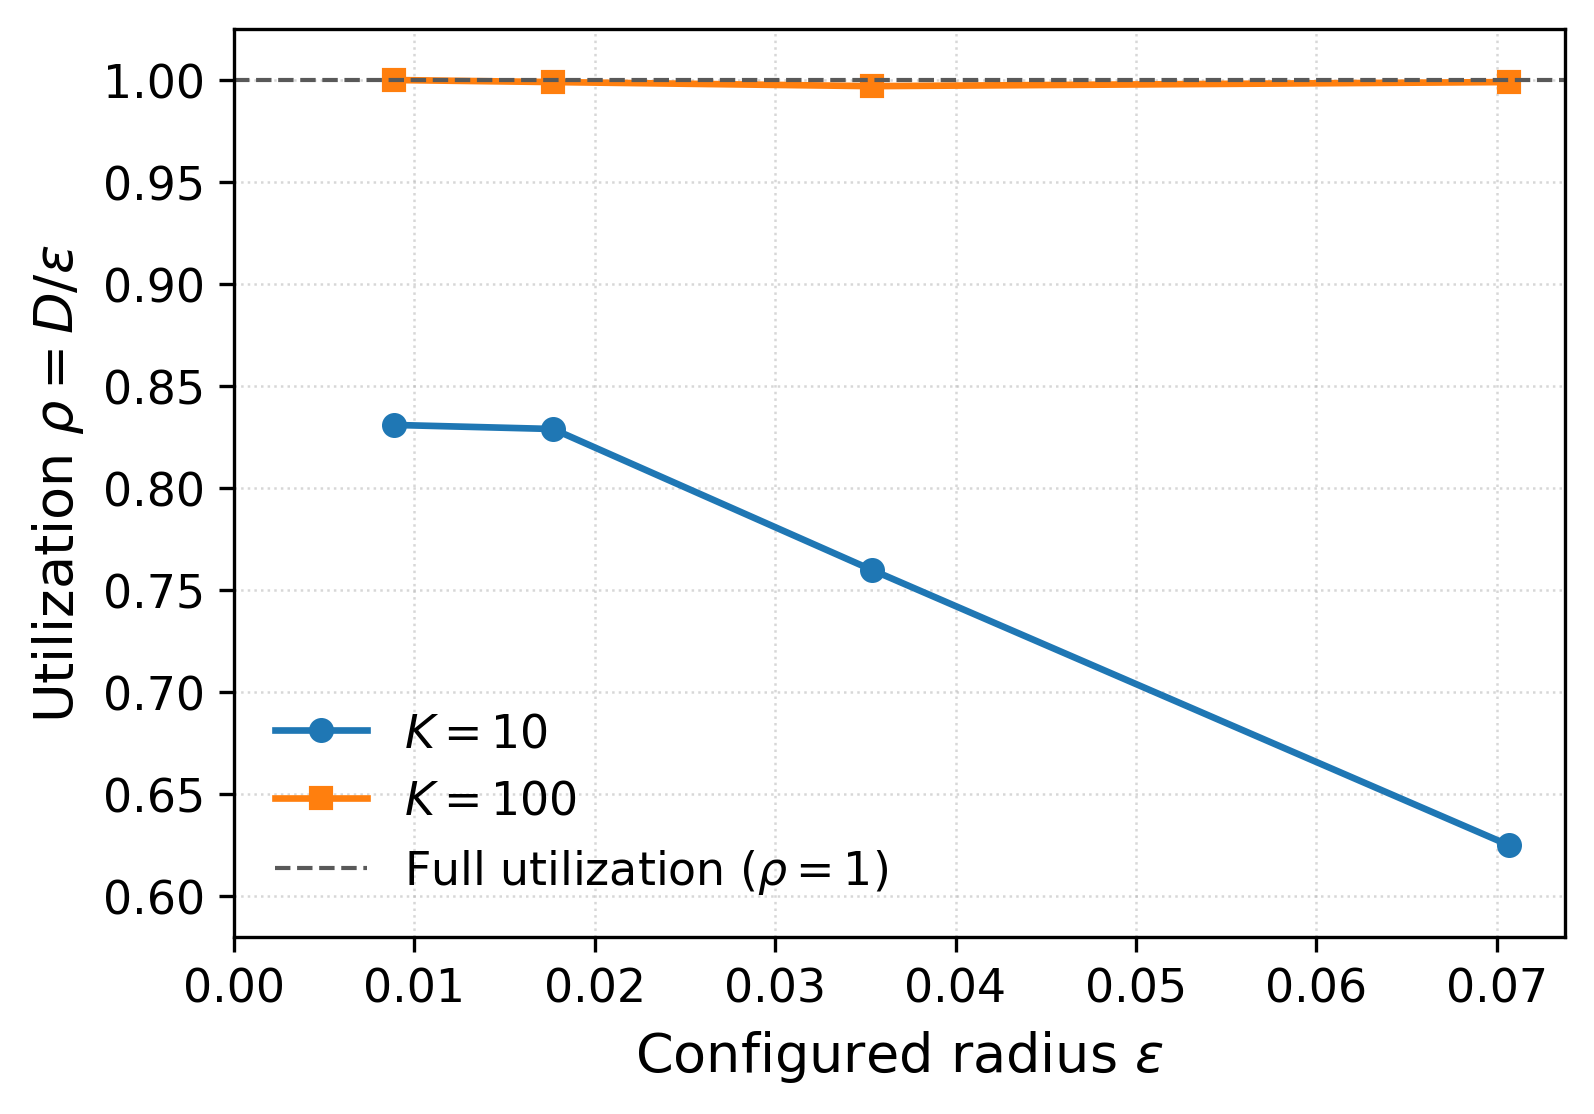

The script that saved this image:
#!/usr/bin/env python3

from pathlib import Path

import matplotlib.pyplot as plt
import numpy as np


# ============================================================
# Typography
# ============================================================

plt.rcParams.update({
    "font.size": 13,          # default text
    "axes.titlesize": 14,     # panel titles
    "axes.labelsize": 13,     # x/y labels
    "xtick.labelsize": 11,    # x tick labels
    "ytick.labelsize": 11,    # y tick labels
    "legend.fontsize": 11,    # legend
})

# ---------------------------------------------------------------------
# Data
# ---------------------------------------------------------------------
epsilon = np.array([
    0.00884,
    0.01768,
    0.03535,
    0.07070,
])

rho_k10 = np.array([
    0.831,
    0.829,
    0.760,
    0.625,
])

rho_k100 = np.array([
    1.000,
    0.999,
    0.997,
    0.999,
])


# ---------------------------------------------------------------------
# Plot style
# ---------------------------------------------------------------------
# plt.rcParams.update({
#     "font.size": 10,
#     "axes.labelsize": 10,
#     "legend.fontsize": 9,
#     "xtick.labelsize": 9,
#     "ytick.labelsize": 9,
#     "pdf.fonttype": 42,
#     "ps.fonttype": 42,
# })


# ---------------------------------------------------------------------
# Figure
# ---------------------------------------------------------------------
fig, ax = plt.subplots(
    figsize=(5.2, 3.6),
    constrained_layout=True,
)


# K = 10
ax.plot(
    epsilon,
    rho_k10,
    marker="o",
    markersize=5,
    linewidth=1.6,
    label=r"$K=10$",
)


# K = 100
ax.plot(
    epsilon,
    rho_k100,
    marker="s",
    markersize=5,
    linewidth=1.6,
    label=r"$K=100$",
)


# ---------------------------------------------------------------------
# Full-utilisation reference
# ---------------------------------------------------------------------
ax.axhline(
    1.0,
    linestyle="--",
    linewidth=1.0,
    color="0.35",
    label=r"Full utilization ($\rho=1$)",
)


# ---------------------------------------------------------------------
# Formatting
# ---------------------------------------------------------------------
ax.set_xlabel(r"Configured radius $\epsilon$")
ax.set_ylabel(r"Utilization $\rho = D/\epsilon$")

ax.set_xlim(left=0)
ax.set_ylim(0.58, 1.025)

ax.grid(
    True,
    which="major",
    linestyle=":",
    linewidth=0.6,
    alpha=0.5,
)
ax.set_axisbelow(True)

ax.legend(
    frameon=False,
    loc="lower left",
)


# ---------------------------------------------------------------------
# Save beside this script
# ---------------------------------------------------------------------
output_dir = Path(__file__).resolve().parent

pdf_path = output_dir / "iteration_budget_utilisation.pdf"
png_path = output_dir / "iteration_budget_utilisation.png"

fig.savefig(pdf_path, bbox_inches="tight")
fig.savefig(png_path, dpi=300, bbox_inches="tight")

print(f"Saved: {pdf_path}")
print(f"Saved: {png_path}")

plt.show()
